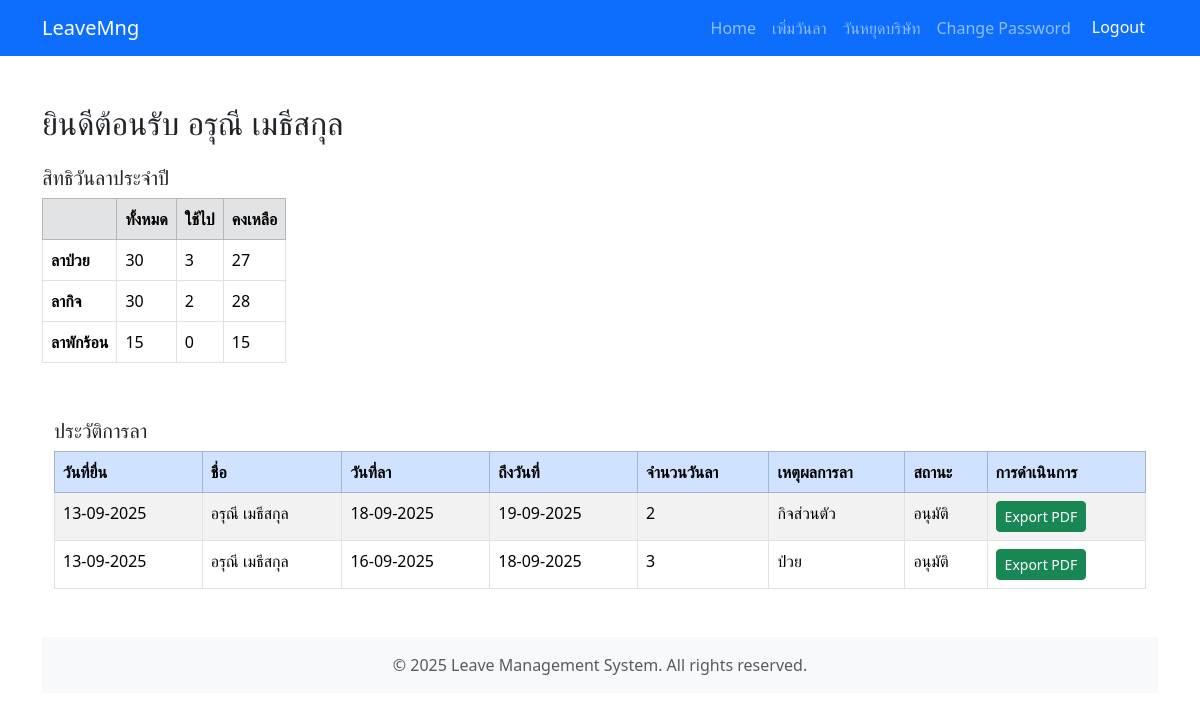
The page /home/ (signed in) on the database its author committed.
### leaveapp/models.py (models this page shows, shortened)
class Profile(models.Model):
    user = models.OneToOneField(User, on_delete=models.CASCADE)
    position = models.CharField(max_length=100, default="")
    mobile = models.CharField(max_length=15, default="")
    sick_leave_total = models.IntegerField(default=30)
    sick_leave_used = models.IntegerField(default=0)
    sick_leave_remaining = models.IntegerField(default=30)
    absence_leave_total = models.IntegerField(default=30)
    absence_leave_used = models.IntegerField(default=0)
    absence_leave_remaining = models.IntegerField(default=30)
    vacation_leave_total = models.IntegerField(default=15)
    vacation_leave_used = models.IntegerField(default=0)
    vacation_leave_remaining = models.IntegerField(default=15)

class Leave_Detail(models.Model):
    REASON_CHOICES = [
        ("ป่วย", "ป่วย"),
        ("กิจส่วนตัว", "กิจส่วนตัว"),
        ("ลาพักร้อน", "ลาพักร้อน"),
    ]
    STATUS_CHOICES = [
        ("รอดำเนินการ", "รอดำเนินการ"),
        ("อนุมัติ", "อนุมัติ"),
        ("ไม่อนุมัติ", "ไม่อนุมัติ"),
    ]
    name = models.CharField(max_length=150)
    submit_date = models.DateField(default=datetime.date.today)
    leave_date_from = models.DateField()
    leave_date_to = models.DateField()
    leave_days_count = models.IntegerField(default=0)
    reason = models.CharField(max_length=50, choices=REASON_CHOICES)
    document = models.FileField(upload_to="leave_documents/", blank=True, null=True)
    status = models.CharField(
        max_length=20, default="รอดำเนินการ", choices=STATUS_CHOICES
    )
    remarks = models.TextField(blank=True, null=True)

### leaveapp/views.py (the view)
# urls.py: 2. Add a URL to urlpatterns:  path('', views.home, name='home')
@login_required(login_url="login")
def home(request):
    if (
        request.user.is_authenticated
        and request.user.groups.filter(name="leaveAdmin").exists()
    ):
        return redirect("approve_leave")
    profile = Profile.objects.get(user=request.user)
    leave_history = Leave_Detail.objects.filter(
        name=request.user.get_full_name()
    ).order_by("-submit_date", "-id")
    return render(
        request,
        "leaveapp/home.html",
        {
            "profile": profile,
            "leave_history": leave_history,
            "is_leave_admin": request.user.groups.filter(name="leaveAdmin").exists(),
        },
    )

### templates/leaveapp/home.html (shortened to what this page needs)
{% extends 'leaveapp/layout.html' %}
{% block content %}
<div class="container">
    <div class="row">
        <h2 class="mt-5">ยินดีต้อนรับ {{ profile.user.first_name }} {{ profile.user.last_name }}</h2>
    <div class="mb-4 mt-3">
        <h5>สิทธิวันลาประจำปี</h5>
        <table class="table table-bordered w-auto">
            <thead class="table-secondary">
                <tr>
                    <th></th>
                    <th>ทั้งหมด</th>
                    <th>ใช้ไป</th>
                    <th>คงเหลือ</th>
                </tr>
            </thead>
            <tbody>
                <tr>
                    <th>ลาป่วย</th>
                    <td>{{ profile.sick_leave_total }}</td>
                    <td>{{ profile.sick_leave_used }}</td>
                    <td>{{ profile.sick_leave_remaining }}</td>
                </tr>
                <tr>
                    <th>ลากิจ</th>
                    <td>{{ profile.absence_leave_total }}</td>
                    <td>{{ profile.absence_leave_used }}</td>
                    <td>{{ profile.absence_leave_remaining }}</td>
                </tr>
                <tr>
                    <th>ลาพักร้อน</th>
                    <td>{{ profile.vacation_leave_total }}</td>
                    <td>{{ profile.vacation_leave_used }}</td>
                    <td>{{ profile.vacation_leave_remaining }}</td>
                </tr>
            </tbody>
        </table>
    </div>
</div>
<div class="container mt-3">
    <h5 class="mb-2">ประวัติการลา</h5>
    <table class="table table-bordered table-striped">
        <thead class="table-primary">
            <tr>
                <th>วันที่ยื่น</th>
                <th>ชื่อ</th>
                <th>วันที่ลา</th>
                <th>ถึงวันที่</th>
                <th>จำนวนวันลา</th>
                <th>เหตุผลการลา</th>
                <th>สถานะ</th>
                <th>การดำเนินการ</th>
            </tr>
        </thead>
        <tbody>
            {% for leave in leave_history %}
            <tr>
                <td>{{ leave.submit_date|date:"d-m-Y" }}</td>
                <td>{{ leave.name }}</td>
                <td>{{ leave.leave_date_from|date:"d-m-Y" }}</td>
                <td>{{ leave.leave_date_to|date:"d-m-Y" }}</td>
                <td>{{ leave.leave_days_count }}</td>
                <td>{{ leave.reason }}</td>
                <td>{{ leave.status }}</td>
                <td>
                    {% if leave.status == 'อนุมัติ' %}
                        <a href="{% url 'export_leave_pdf' leave.id %}" class="btn btn-success btn-sm">Export PDF</a>
                    {% endif %}
                </td>
            </tr>
            {% empty %}
            <tr>
                <td colspan="8" class="text-center">No leave history found.</td>
            </tr>
            {% endfor %}
        </tbody>
    </table>
</div>
{% endblock %}

### rows shown on the page
Profile: user.first_name "อรุณี", user.last_name "เมธีสกุล", sick_leave_total "30", sick_leave_used "3", sick_leave_remaining "27", absence_leave_total "30", absence_leave_used "2", absence_leave_remaining "28", vacation_leave_total "15", vacation_leave_used "0", vacation_leave_remaining "15"
Leave_Detail: submit_date "13-09-2025", name "อรุณี เมธีสกุล", leave_date_from "18-09-2025", leave_date_to "19-09-2025", leave_days_count "2", reason "กิจส่วนตัว", status "อนุมัติ", shows "Export PDF"
Leave_Detail: submit_date "13-09-2025", name "อรุณี เมธีสกุล", leave_date_from "16-09-2025", leave_date_to "18-09-2025", leave_days_count "3", reason "ป่วย", status "อนุมัติ", shows "Export PDF"

### other values the page prints
{{ year|default:2025 }} "2025"
